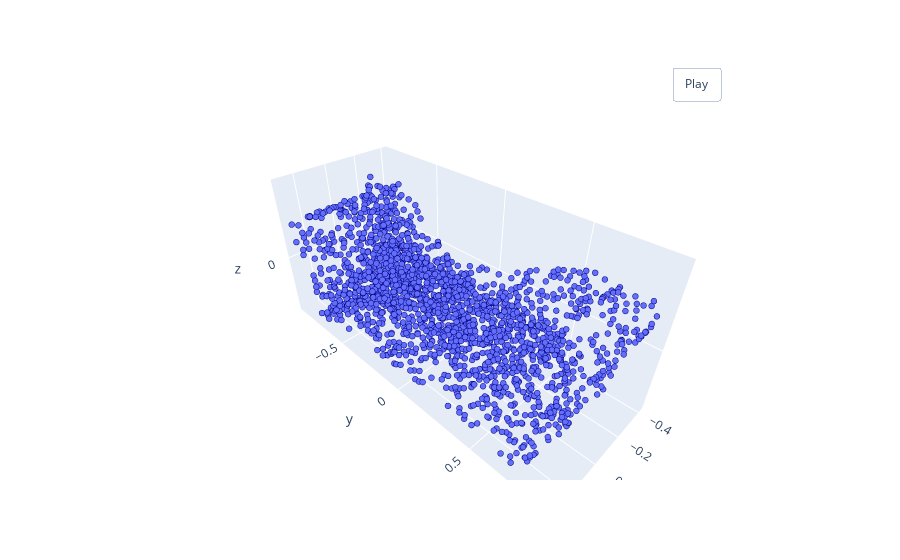

The cell this chart's notebook holds for it:
### Code cell
norm_pointcloud = Normalize()(pointcloud)
pcshow(*norm_pointcloud.T)

### Figure 1 — Plotly figure (JSON) as saved in the notebook; plotly's stock layout.template omitted (floating-point values rounded to 4 significant figures; data arrays with more than 128 entries replaced by an {"elided": "..."} marker saying what was removed)
{"data": [{"marker": {"line": {"color": "navy", "width": 1}, "size": 2}, "mode": "markers", "type": "scatter3d", "x": {"elided": "2048 float values"}, "y": {"elided": "2048 float values"}, "z": {"elided": "2048 float values"}}], "layout": {"updatemenus": [{"buttons": [{"args": [null, {"frame": {"duration": 50, "redraw": true}, "fromcurrent": true, "mode": "immediate", "transition": {"duration": 0}}], "label": "Play", "method": "animate"}], "pad": {"r": 10, "t": 45}, "showactive": false, "type": "buttons", "x": 0.8, "xanchor": "left", "y": 1, "yanchor": "bottom"}]}}
